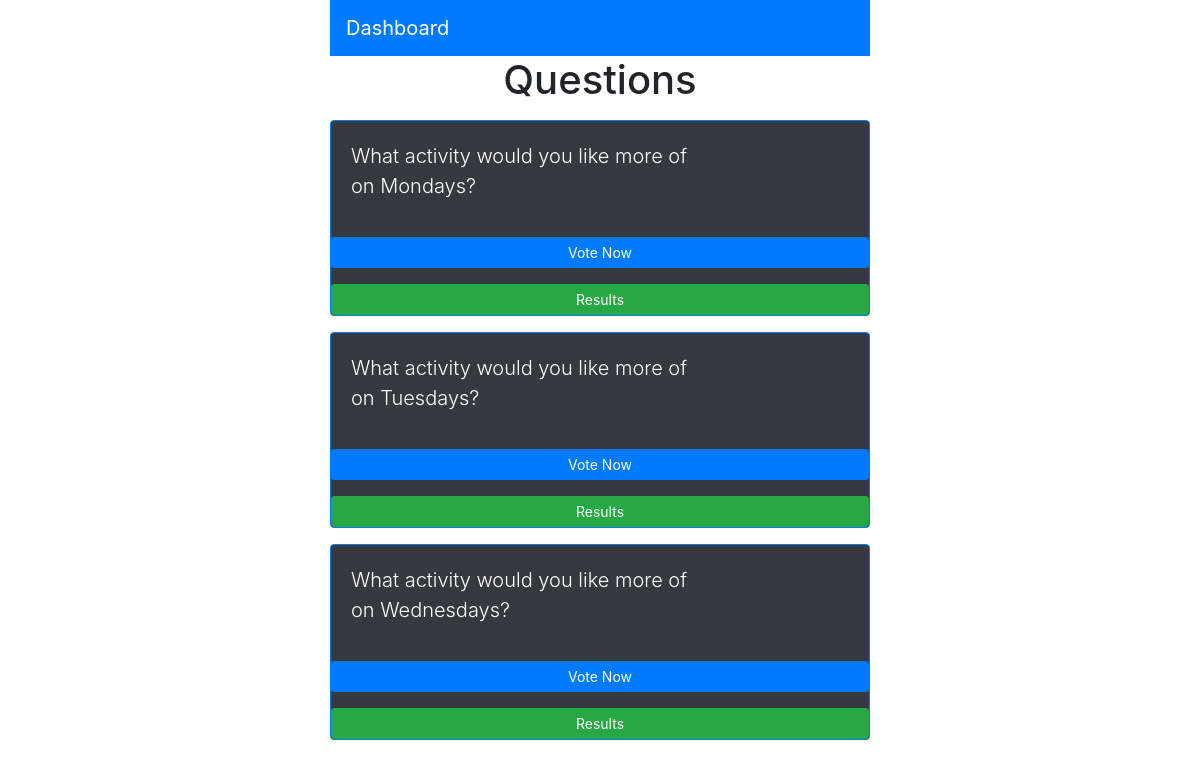
Page /votes/ on the earlier database version.
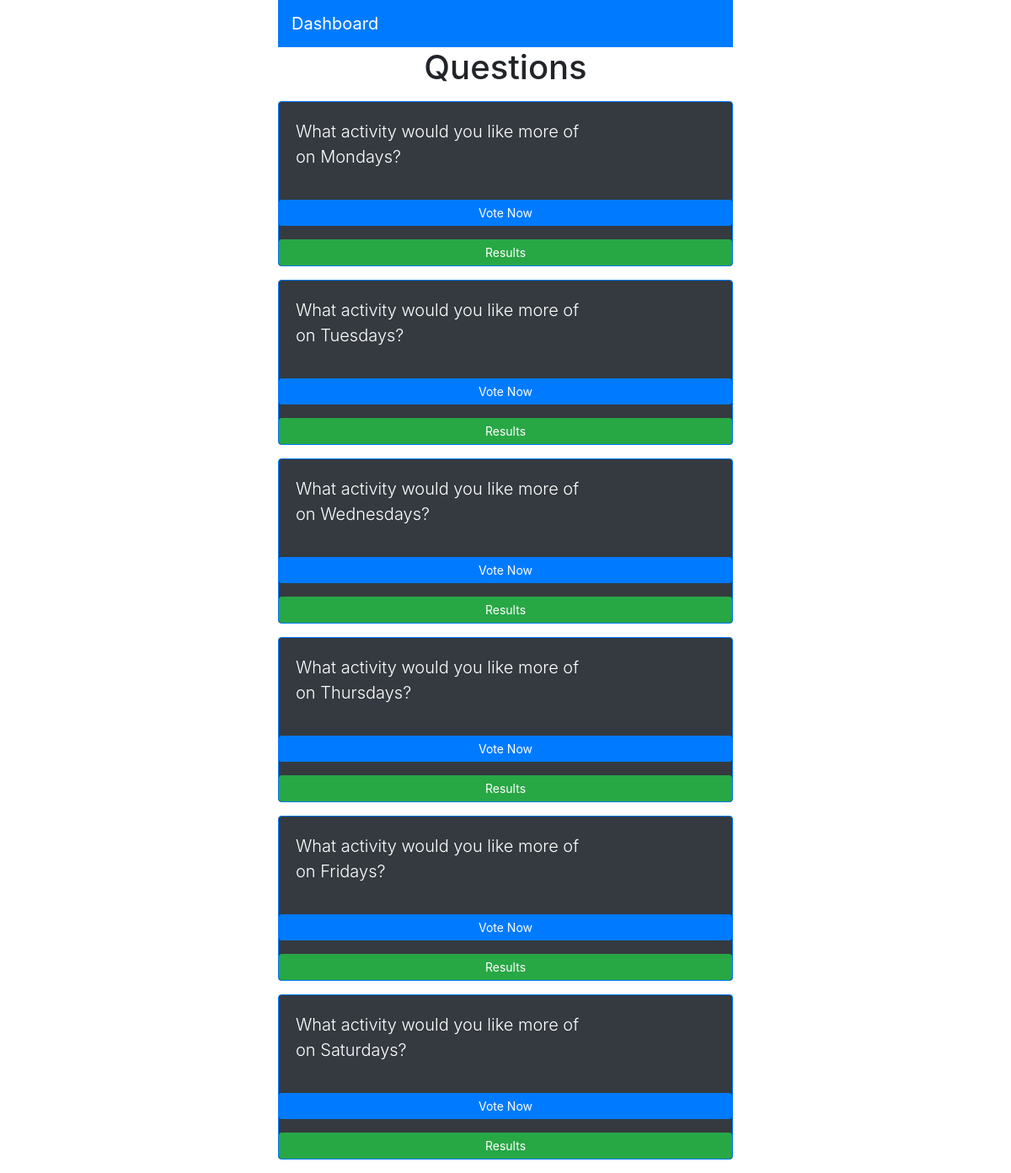
Same page on the later database version.
### votes/models.py (models this page shows, shortened)
class Question(models.Model):
    question_text = models.CharField(max_length = 150)
    publish_date = models.DateTimeField('date published')

### votes/views.py (the view)
# urls.py: path('', views.Home, name="Home"),
def Home(request):
    recent_question = Question.objects.order_by('publish_date') #[:5] # order by earliest question # specify the number of the most recent questions to see
    context = {'recent_question': recent_question}
    return render(request, 'votes/Home.html', context)

### templates/votes/Home.html
{% extends 'base.html' %} {% block content %}
<nav class="navbar navbar-expand-lg navbar-dark bg-primary">
 <a class="navbar-brand" href="#">Dashboard</a>
</nav>
<h1 class="text-center mb-3">Questions</h1>
{% for question in recent_question %}
<div class="card border-primary mb-3 bg-dark">
 <div class="card-body" style="width: 25rem">
  <p class="lead text-white">{{question.question_text}}</p>
 </div>
 <a
  href="{% url 'votes:detail' question.id %}"
  class="btn btn-primary btn-sm mb-3"
 >
  Vote Now</a
 >
 <a href="{% url 'votes:results' question.id %}" class="btn btn-success btn-sm">
  Results</a
 >
</div>
{% endfor %} {% endblock content %}

### templates/base.html (shortened to what this page needs)
<!DOCTYPE html>
<html lang="en">
 <head>
  <link
   rel="stylesheet"
   href="https://cdn.jsdelivr.net/npm/bootstrap@4.0.0/dist/css/bootstrap.min.css"
  />
 </head>
 <body>
  <div class="container">
   <div class="row">
    <div class="col-md-6 m-auto">
     {% block content %} {% endblock content %}
    </div>
   </div>
  </div>
 </body>
</html>

Differences in the rows shown:
added Question: question_text "What activity would you like more of on Thursdays?"
added Question: question_text "What activity would you like more of on Fridays?"
added Question: question_text "What activity would you like more of on Saturdays?"
